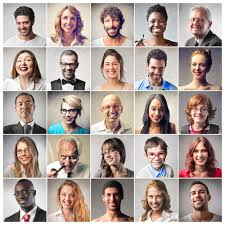
#> input picture face.jpg, 225 x 225 px
$ python face.py
#> lines starting #> are read from the running program, lines starting #| are printed output that depends on the picture; after the words box and inside, x2 and y2 are one past the last pixel; in counts of white or black regions, pixels touching at a corner belong together
import numpy as np
import cv2

img=cv2.imread("face.jpg",1)
#> img is the input picture: shape (225, 225, 3); mean B, G, R 152.5, 158.8, 173.9

hsv=cv2.cvtColor(img,cv2.COLOR_BGR2HSV)
#> hsv: shape (225, 225, 3); mean H, S, V 45.7, 44.9, 175.7

h=hsv[:,:,0]
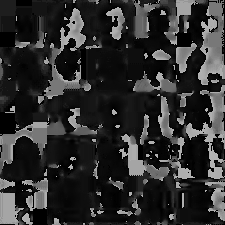
#> h: shape (225, 225); min 0, max 179, mean 45.7
s=hsv[:,:,1]
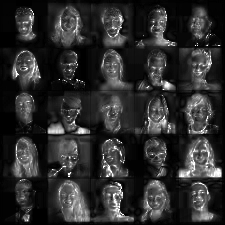
#> s: shape (225, 225); min 0, max 255, mean 44.9
v=hsv[:,:,2]
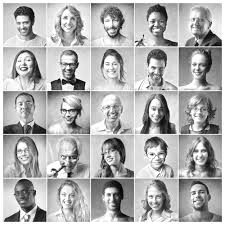
#> v: shape (225, 225); min 0, max 255, mean 175.7

hsv_split=np.concatenate((h,s,v),axis=1)
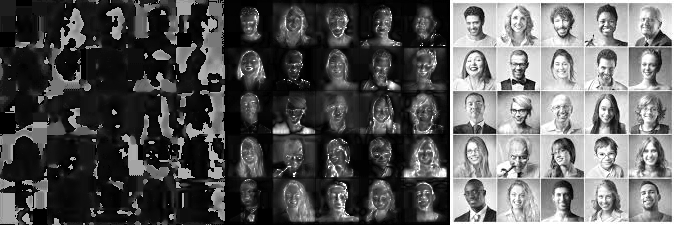
#> hsv_split: shape (225, 675); min 0, max 255, mean 88.8

cv2.imshow("orignal",img)
cv2.imshow("split",hsv_split)

ret,min_sat=cv2.threshold(s,40,255,cv2.THRESH_BINARY)
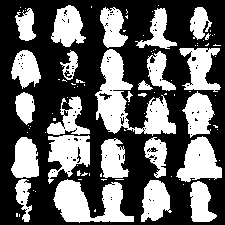
#> min_sat: shape (225, 225); 39.1% white; 96 white regions (69 under 20 px), largest, box (x1, y1, x2, y2) and area: (95, 49, 176, 136) 2688, (53, 179, 134, 223) 1995, (176, 136, 222, 182) 1292

ret,max_hue=cv2.threshold(h,20,255,cv2.THRESH_BINARY_INV)
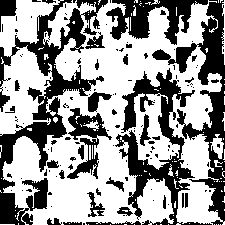
#> max_hue: shape (225, 225); 60.2% white; 133 black regions (98 under 20 px), largest, box (x1, y1, x2, y2) and area: (0, 0, 108, 225) 6258, (115, 68, 212, 225) 4074, (152, 0, 225, 225) 4014

final=cv2.bitwise_and(min_sat,max_hue)
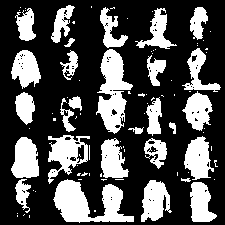
#> final: shape (225, 225); 31.3% white; 92 white regions (64 under 20 px), largest, box (x1, y1, x2, y2) and area: (53, 179, 134, 223) 1926, (96, 49, 133, 134) 1665, (48, 135, 90, 184) 991

cv2.imshow("min_sat",min_sat)
cv2.imshow("max_hue",max_hue)
cv2.imshow("final",final)

cv2.waitKey(0)
cv2.destroyAllWindows()
